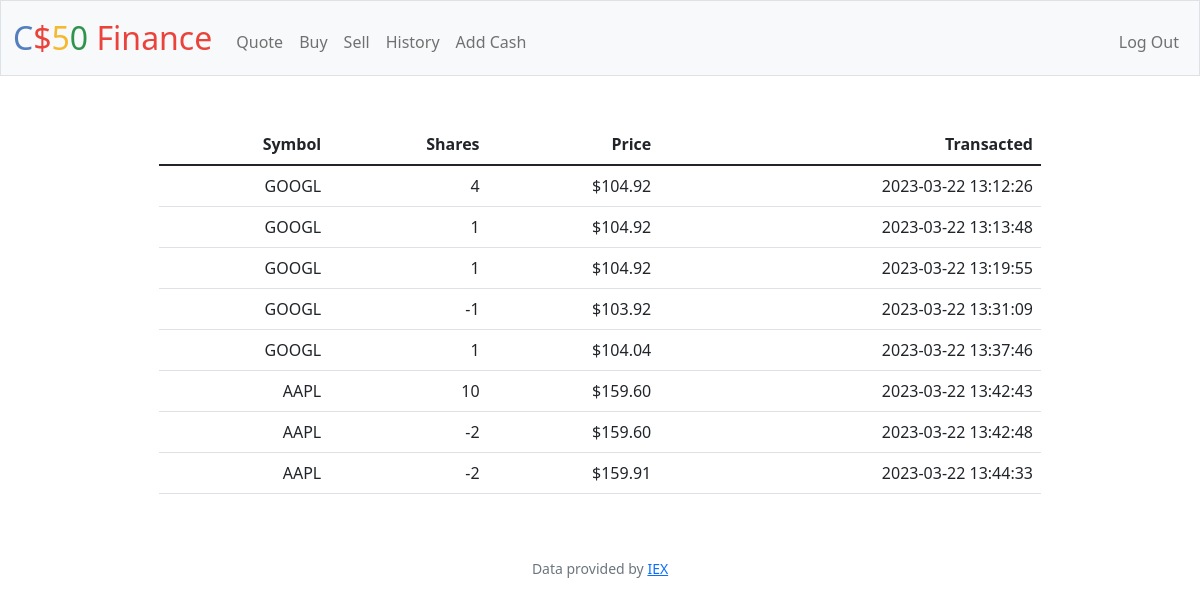
The app's page /history (signed in) with its own data.
### tables this page shows
CREATE TABLE "transactions" (
    id INTEGER PRIMARY KEY AUTOINCREMENT,
    user_id INTEGER NOT NULL,
    symbol TEXT NOT NULL,
    shares INTEGER NOT NULL,
    price NUMERIC NOT NULL,
    transacted TIMESTAMP NOT NULL DEFAULT CURRENT_TIMESTAMP,
    FOREIGN KEY (user_id) REFERENCES users(id)
);

### app.py (the view)
@app.route("/history")
@login_required
def history():
    transactions = db.execute(
        "SELECT symbol, shares, price, transacted FROM transactions WHERE user_id = ?", session["user_id"])
    return render_template("history.html", transactions=transactions)

### app.py (called while the page is built)
@app.after_request
def after_request(response):
    response.headers["Cache-Control"] = "no-cache, no-store, must-revalidate"
    response.headers["Expires"] = 0
    response.headers["Pragma"] = "no-cache"
    return response

### helpers.py (called while the page is built)
def login_required(f):
    @wraps(f)
    def decorated_function(*args, **kwargs):
        if session.get("user_id") is None:
            return redirect("/login")
        return f(*args, **kwargs)
    return decorated_function

def usd(value):
    return f"${value:,.2f}"

### templates/history.html (shortened to what this page needs)
{% extends "layout.html" %}
{% block main %}
<div class="d-flex justify-content-center align-items-center">
    <table class="table table-hover w-75 text-end">
        <thead>
            <tr>
                <th>Symbol</th>
                <th>Shares</th>
                <th>Price</th>
                <th>Transacted</th>
            </tr>
        </thead>
        <tbody>
            {% for row in transactions %}
                <tr>
                    <td>{{ row.symbol }}</td>
                    <td>{{ row.shares }}</td>
                    <td>{{ row.price | usd}}</td>
                    <td>{{ row.transacted }}</td>
                </tr>
            {% endfor %}
        </tbody>
    </table>
</div>
{% endblock %}

### templates/layout.html (shortened to what this page needs)
<!DOCTYPE html>
<html lang="en">
    <head>
        <link href="https://cdn.jsdelivr.net/npm/bootstrap@5.1.3/dist/css/bootstrap.min.css" rel="stylesheet">
        <link href="/static/styles.css" rel="stylesheet">
    </head>
    <body>
        <nav class="bg-light border navbar navbar-expand-md navbar-light">
            <div class="container-fluid">
                <a class="navbar-brand" href="/"><span class="blue">C</span><span class="red">$</span><span class="yellow">5</span><span class="green">0</span> <span class="red">Finance</span></a>
                <div class="collapse navbar-collapse" id="navbar">
                    {% if session["user_id"] %}
                        <ul class="navbar-nav me-auto mt-2">
                            <li class="nav-item"><a class="nav-link" href="/quote">Quote</a></li>
                            <li class="nav-item"><a class="nav-link" href="/buy">Buy</a></li>
                            <li class="nav-item"><a class="nav-link" href="/sell">Sell</a></li>
                            <li class="nav-item"><a class="nav-link" href="/history">History</a></li>
                            <li class="nav-item"><a class="nav-link" href="/cash">Add Cash</a></li>
                        </ul>
                        <ul class="navbar-nav ms-auto mt-2">
                            <li class="nav-item"><a class="nav-link" href="/logout">Log Out</a></li>
                        </ul>
                    {% else %}
                        <ul class="navbar-nav ms-auto mt-2">
                            <li class="nav-item"><a class="nav-link" href="/register">Register</a></li>
                            <li class="nav-item"><a class="nav-link" href="/login">Log In</a></li>
                        </ul>
                    {% endif %}
                </div>
            </div>
        </nav>
        <main class="container-fluid py-5 text-center">
            {% block main %}{% endblock %}
        </main>
        <footer class="mb-5 small text-center text-muted">
            Data provided by <a href="https://iexcloud.io/">IEX</a>
        </footer>
    </body>
</html>

### static/styles.css (style rules this page uses)
nav .navbar-brand { font-size: xx-large; }
nav .navbar-brand .blue { color: #537fbe; }
nav .navbar-brand .red { color: #ea433b; }
nav .navbar-brand .yellow { color: #f5b82e; }
nav .navbar-brand .green { color: #2e944b; }

### records on screen
transactions: symbol "GOOGL", shares "4", price "$104.92", transacted "2023-03-22 13:12:26"
transactions: symbol "GOOGL", shares "1", price "$104.92", transacted "2023-03-22 13:13:48"
transactions: symbol "GOOGL", shares "1", price "$104.92", transacted "2023-03-22 13:19:55"
transactions: symbol "GOOGL", shares "-1", price "$103.92", transacted "2023-03-22 13:31:09"
transactions: symbol "GOOGL", shares "1", price "$104.04", transacted "2023-03-22 13:37:46"
transactions: symbol "AAPL", shares "10", price "$159.60", transacted "2023-03-22 13:42:43"
transactions: symbol "AAPL", shares "-2", price "$159.60", transacted "2023-03-22 13:42:48"
transactions: symbol "AAPL", shares "-2", price "$159.91", transacted "2023-03-22 13:44:33"
